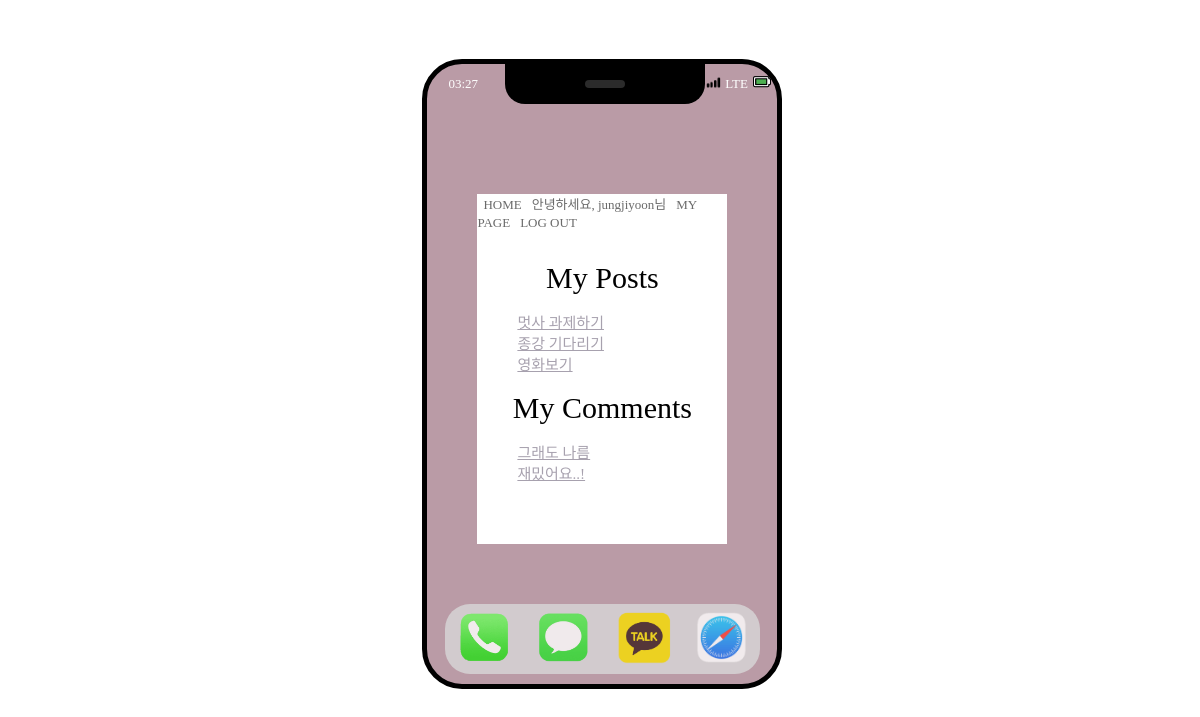
Before: /mypage (signed in) with the older database file.
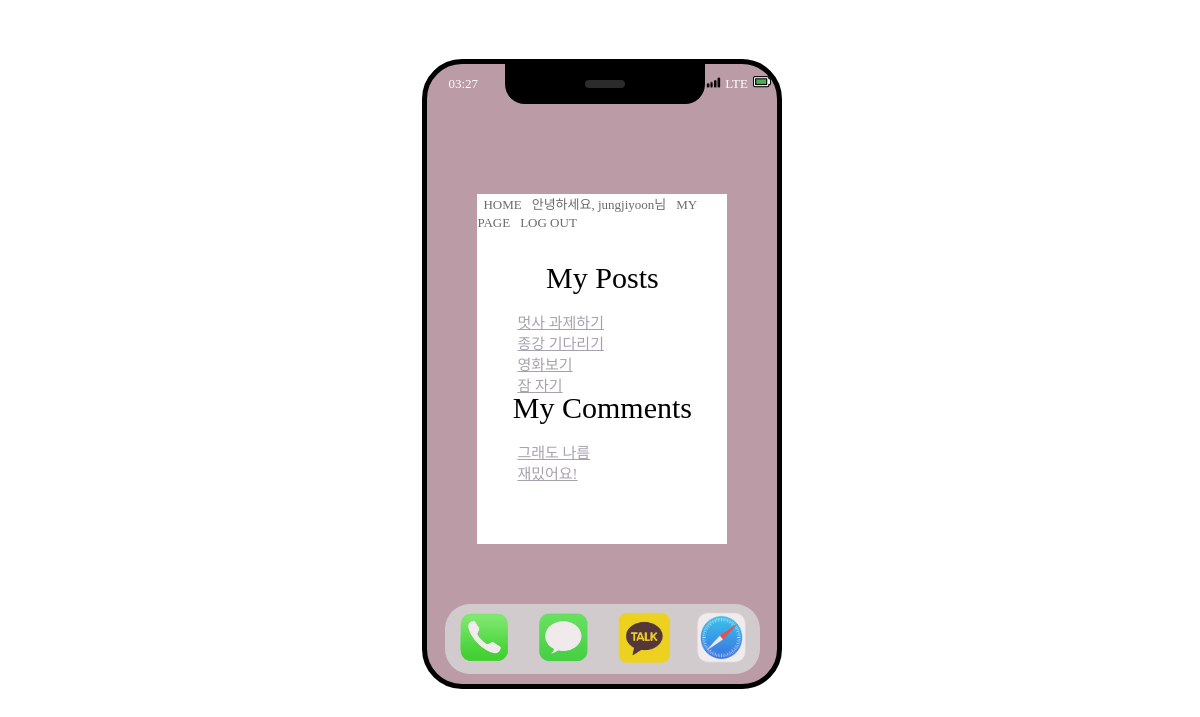
After: the same page with the newer database file.
### app/models.py (models this page shows, shortened)
class Post(models.Model):
    title = models.CharField(max_length = 200)
    content = models.TextField()
    author = models.ForeignKey(User, on_delete=models.CASCADE, related_name='posts', null=True, default=None)

class Comment(models.Model):
    post = models.ForeignKey(Post, on_delete=models.CASCADE, related_name='comments')
    content = models.TextField()
    author = models.ForeignKey(User, on_delete=models.CASCADE, related_name='comments', null=True, default=None)

### app/views.py (the view)
# urls.py: path('mypage', views.mypage, name="mypage")
def mypage(request):
    my_posts = Post.objects.filter(author = request.user)
    my_comments = Comment.objects.filter(author = request.user)
    return render(request, 'mypage.html', {'my_posts' : my_posts, 'my_comments' : my_comments})

### app/templates/mypage.html
{% extends 'base.html' %}
{% block css %} {% load static %}
<link rel="stylesheet" type="text/css" href="{% static 'mypage.css'%}"/>
{% endblock %}
{% block memo %}
            <div class="my_posts"><p>My Posts</p>
                <ul>
                        {% for my_post in my_posts %}
                        <li>
                            <a href="{% url 'detail' my_post.pk %}">{{ my_post.title }}</a>
                        </li>
                        {% endfor %}
                </ul>
            </div>
            <div class="my_comments"><p>My Comments</p>
                <ul>
                    {% for my_comment in my_comments %}
                    <li>
                        <a href="{% url 'detail' my_comment.post.pk %}">{{ my_comment.content }}</a>
                    </li>
                    {% endfor %}
                </ul>
            </div>
{% endblock memo %}

Changed rows visible on the page:
removed Comment: content "재밌어요..!"
added Post: title "잠 자기"
added Comment: content "재밌어요!"
